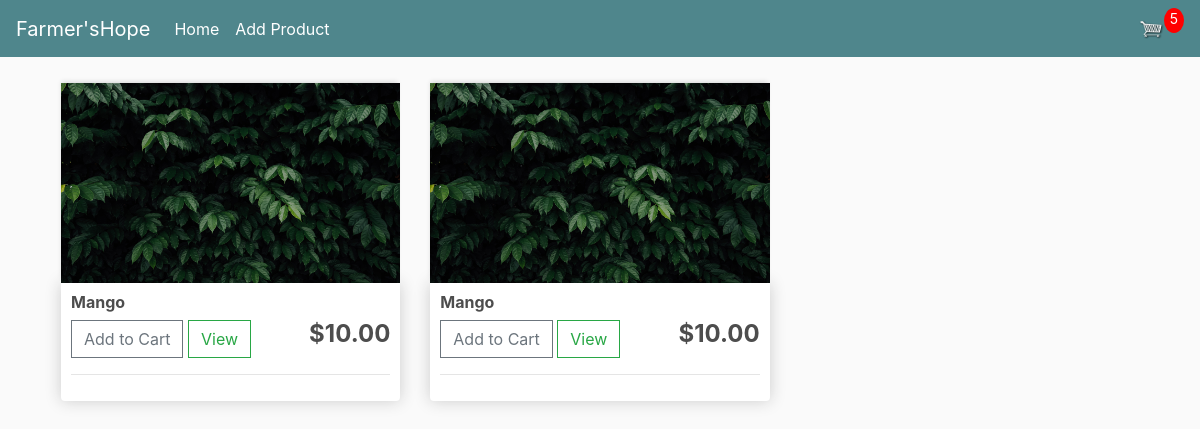
The page /store/ (signed in) on the database its author committed.
### store/models.py (models this page shows, shortened)
class Products(models.Model):
    product_name = models.CharField(max_length=100, null=True)
    price = models.FloatField()
    digital = models.BooleanField(default=False, null=True, blank=False)
    image = models.ImageField(upload_to='products', null=True, blank=True)
    @property
    def imageURL(self):
        try:
            url = self.image.url
        except:
            url = ''
        return url

### store/views.py (the view)
# urls.py: path('store/', include('store.urls')),
def store(request):
    if request.user.is_authenticated:
        customer = request.user.customer
        order, created = Order.objects.get_or_create(customer=customer, complete=False)
        items = order.orderitem_set.all()
        cartItems = order.get_cart_item
    else:
        items = []
        order = {'get_cart_item': 0, 'get_cart_total': 0}
        cartItems = order['get_cart_item']
    products = Products.objects.all()
    context = {'products': products, 'cartItems': cartItems}
    return render(request, 'store/store.html', context)

### store/models.py (called while the page is built)
    @property
    def get_cart_item(self):
        orderitem = self.orderitem_set.all()
        total = sum([item.quantity for item in orderitem])
        return total

### store/templates/store/store.html (shortened to what this page needs)
{% extends 'store/main.html' %}
{% load static %}
{% block content %}
<div class="row p-3">
    {% for product in products %}
	<div class="col-lg-4">
        <img class="thumbnail" src="{{product.imageURL}}"height="150" width="150">
		<div class="box-element product">
        <h6><strong>{{product.product_name}}</strong></h6>
            <button data-product={{product.id}} data-action="add" class="btn btn-outline-secondary add-btn update-cart">Add to Cart</button>
            <a class="btn btn-outline-success" href="#">View</a>
		    <h4 style="display: inline-block; float: right"><strong>${{product.price|floatformat:2}}</strong></h4>
            <hr>
		</div>
	</div>
    {% endfor %}
</div>
 {% endblock content %}

### store/static/css/main.css (style rules this page uses)
body { background-color: hsl(0, 0%, 98%); }
h1,h2,h3,h4,h5,h6 { color:hsl(0, 0%, 30%); }
.box-element { box-shadow:hsl(0, 0%, 80%) 0 0 16px; background-color: #fff; border-radius: 4px; padding: 10px; }
.thumbnail { width: 100%; height: 200px; -webkit-box-shadow: -1px -3px 5px -2px rgba(214,214,214,1); -moz-box-shadow: -1px -3px 5px -2px rgba(214,214,214,1); box-shadow: -1px -3px 5px -2px rgba(214,214,214,1); }
.product { border-radius: 0 0 4px 4px; }
.col-lg-4, .col-lg-6, .col-lg-8, .col-lg-12 { margin-top: 10px; }
.btn { border-radius: 0; }

### rows shown on the page
Products: imageURL (picture), product_name "Mango", price "10.00"
Products: imageURL (picture), product_name "Mango", price "10.00"

### other values the page prints
{{ cartItems }} "5"
